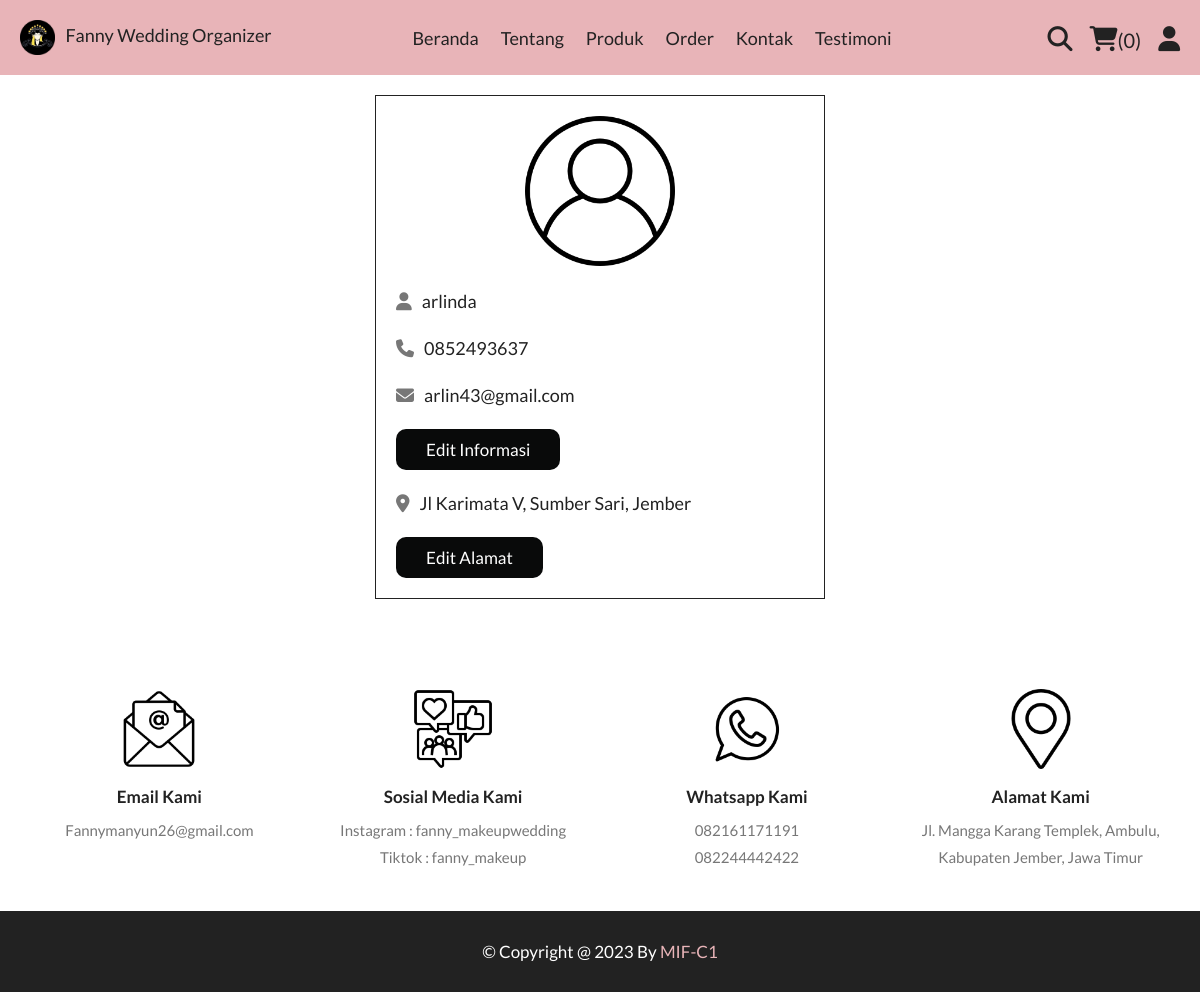
The app's page /profile.php (signed in) with its own data.
### tables this page shows
CREATE TABLE `users` (
  `id` int(11) NOT NULL,
  `name` varchar(50) NOT NULL,
  `email` varchar(50) NOT NULL,
  `number` varchar(50) NOT NULL,
  `password` varchar(50) NOT NULL,
  `address` varchar(255) NOT NULL
);

### profile.php (the view, shortened to what this page needs)
<?php
include 'components/connect.php';
?>
<!DOCTYPE html>
<html lang="en">
<head>
   <link rel="stylesheet" href="https://cdnjs.cloudflare.com/ajax/libs/font-awesome/6.1.1/css/all.min.css">
   <link rel="stylesheet" href="https://stackpath.bootstrapcdn.com/font-awesome/4.7.0/css/font-awesome.min.css"
      type="text/css" media="all"/>
   <link rel="stylesheet" href="css/style.css">
</head>
<body>
<?php include 'components/user_header.php'; ?>
<section class="user-details">
   <div class="user">
      <img src="images/user-icon.png" alt="">
      <p><i class="fas fa-user"></i><span><span><?= $fetch_profile['name']; ?></span></span></p>
      <p><i class="fas fa-phone"></i><span><?= $fetch_profile['number']; ?></span></p>
      <p><i class="fas fa-envelope"></i><span><?= $fetch_profile['email']; ?></span></p>
      <a href="update_profile.php" class="btn">edit informasi</a>
      <p class="address"><i class="fas fa-map-marker-alt"></i><span><?php if($fetch_profile['address'] == ''){echo 'masukan alamat Anda';}else{echo $fetch_profile['address'];} ?></span></p>
      <a href="update_address.php" class="btn">edit alamat</a>
   </div>
</section>
<?php include 'components/footer.php'; ?>
</body>
</html>

### css/style.css (style rules this page uses)
:root { --color-custom : #E8B4B8; --yellow:#fed330; --red:rgb(158, 0, 0); --white:#fff; --black:#222; --light-color:#777; --border:.1rem solid var(--black); --pr-color : #E8B4B8; }
* { font-family: 'Lato' ,'Rubik', 'sans-serif'; margin:0; padding:0; box-sizing: border-box; outline: none; border: none; text-decoration: none; }
html { font-size: 62.5%; overflow-x: hidden; scroll-behavior: smooth; stop-opacity: 7rem; }
section { margin:0 auto; max-width: 1200px; padding:2rem; }
.btn, .delete-btn { margin-top: 1rem; display: inline-block; font-size: 1.7rem; padding:1rem 3rem; cursor: pointer; text-transform: capitalize; transition: .2s linear; }
.btn { background-color: #090a0a; color:white; border-radius: 10px; }
.user-details .user { max-width: 45rem; margin:0 auto; border:var(--border); padding:2rem; }
.user-details .user img { width: 100%; height: 15rem; object-fit: contain; margin-bottom: 1rem; }
.user-details .user p { padding:1rem 0; line-height: 1.5; font-size: 1.8rem; }
.user-details .user p span { color:var(--black); }
.user-details .user p i { margin-right: 1rem; color:var(--light-color); }
.user-details .user .address { margin-top: 1rem; }

### records on screen
users: name "arlinda", number "0852493637", email "arlin43@gmail.com", address "Jl Karimata V, Sumber Sari, Jember"

### other values on screen
$total_cart_items "0"
